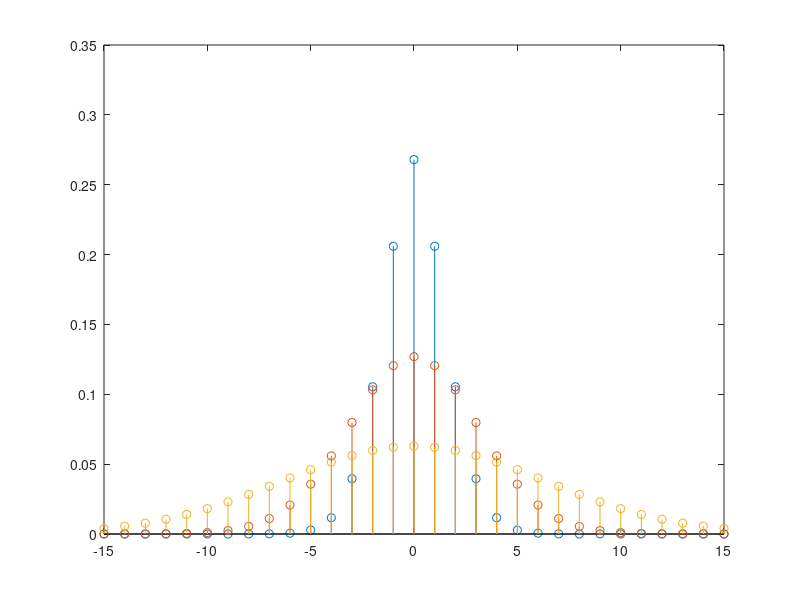

Write the MATLAB code that produced this figure.
%
S = -15:15;
L = [0.1, 0.05, 0.025];

Y = zeros(length(L),length(S));
for i=1:length(L)
    l = L(i);
    Y(i,:) = exp(-(2*pi*l)^(-2))*besseli(S,(2*pi*l)^(-2));
end

figure
stem(S,Y','o')

fid = fopen('pse_spectrum.dat','w');
colnames = 's';
format = '%d';
for i=1:length(L)
    colnames = sprintf('%s\t%.3f',colnames,L(i));
    format = [format,'\t','%f'];
end
format = [format,'\n'];
fprintf(fid,'%s\n',colnames);
fprintf(fid,format,[S;Y]);
fclose(fid);